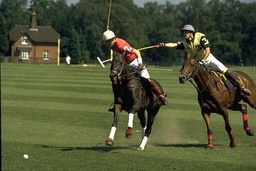
#> input picture OpenCv-Assignment2/Input_Images/Seg1.jpg, 256 x 171 px, shrunk from 481 x 321 before the run, found by its file name
$ python meanShift_example.py
#> lines starting #> are read from the running program, lines starting #| are printed output that depends on the picture
# Import numpy and cv2 package
import cv2
import numpy as np
from sklearn.cluster import MeanShift, estimate_bandwidth

def calculate_meanshift(image):
    # Reading original image from the disk
    img= cv2.imread(image)
#> img is the input picture: shape (171, 256, 3); mean B, G, R 54.4, 84.6, 79.9
    #Displaying the original image
    # cv2.imshow('RGB',img)
    # print(img.shape)
    vectorized = img.reshape((-1,3))
    vectorized = np.float32(vectorized)
    bandwidth = estimate_bandwidth(vectorized, quantile=0.1, n_samples=100)
#> bandwidth = 27.22

    ms= MeanShift(bandwidth=bandwidth, bin_seeding=True)
    ms.fit(vectorized)

    labels = ms.labels_
    # print(labels.shape)
    # print(type(labels))
    cluster_centers = ms.cluster_centers_
#> cluster_centers = [[64.33, 112.1, 103.8], [39.1, 54.44, 46.54], [240.3, 251, 251.3], [151.7, 152.4, 141.4], [135.4, 159.4, 164.2], [171.5, 192.3, 195.6], [199.5, 216.1, 218.5], [149.2, 207.9, 225.5], [99.09, 123.1, 240.9], [77.76, 95.17, 185.6], [124.3, 155.8, 225.8], [84.88, 103.4, 218.3]]
    cluster_centers = np.uint8(cluster_centers)
#> cluster_centers = [[64, 112, 103], [39, 54, 46], [240, 251, 251], [151, 152, 141], [135, 159, 164], [171, 192, 195], [199, 216, 218], [149, 207, 225], [99, 123, 240], [77, 95, 185], [124, 155, 225], [84, 103, 218]]
    # print(cluster_centers.shape)
    # print(type(cluster_centers))
    # labels_unique = np.unique(labels)
    res= cluster_centers[labels]
    # print(res.shape)
    segmented_image= res.reshape((img.shape))
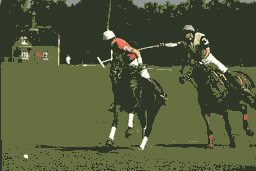
#> segmented_image: shape (171, 256, 3); mean B, G, R 57.4, 89.3, 81.8
    return segmented_image
    # segmented_image= np.reshape(( img.shape))
    # cv2.imshow('Segmented Image', segmented_image)


result = calculate_meanshift('/home/vivek/PycharmProjects/Assignment2/Input_Images/Seg1.jpg')
cv2.imshow('Mean Shift Seg1 Image', result)

result = calculate_meanshift('/home/vivek/PycharmProjects/Assignment2/Input_Images/Seg2.jpg')
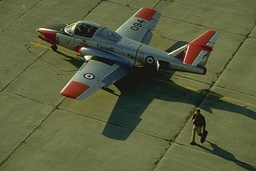
#> input picture OpenCv-Assignment2/Input_Images/Seg2.jpg, 256 x 171 px, shrunk from 481 x 321 before the run, found by its file name
#> in calculate_meanshift, img is the input picture: shape (171, 256, 3); mean B, G, R 63.1, 95.4, 90.4
#> in calculate_meanshift (call 2), `bandwidth = estimate_bandwidth(vectorized, quantile=0.1, n_samples=100)`: bandwidth = 16.34
#> in calculate_meanshift (call 2), `cluster_centers = ms.cluster_centers_`: cluster_centers = 21 rows, first 8: [68.58, 109.9, 104.2], [22.82, 30.29, 22.85], [34.54, 42.93, 29.45], [84.13, 86.75, 70.04], [38.82, 68.62, 62.51], [99.36, 107.8, 91.3], [29.77, 45.86, 124], [117.7, 133.9, 119.9]
#> in calculate_meanshift (call 2), `cluster_centers = np.uint8(cluster_centers)`: cluster_centers = 21 rows, first 8: [68, 109, 104], [22, 30, 22], [34, 42, 29], [84, 86, 70], [38, 68, 62], [99, 107, 91], [29, 45, 124], [117, 133, 119]
#> in calculate_meanshift (call 2), `segmented_image= res.reshape((img.shape))`:
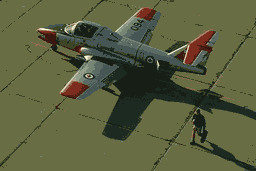
#> segmented_image: shape (171, 256, 3); mean B, G, R 62.8, 94.8, 90.1
cv2.imshow('Mean Shift Seg2 Image', result)

result = calculate_meanshift('/home/vivek/PycharmProjects/Assignment2/Input_Images/Seg3.jpg')
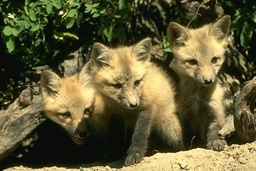
#> input picture OpenCv-Assignment2/Input_Images/Seg3.jpg, 256 x 171 px, shrunk from 481 x 321 before the run, found by its file name
#> in calculate_meanshift, img is the input picture: shape (171, 256, 3); mean B, G, R 55.4, 90.7, 96.6
#> in calculate_meanshift (call 3), `bandwidth = estimate_bandwidth(vectorized, quantile=0.1, n_samples=100)`: bandwidth = 24.31
#> in calculate_meanshift (call 3), `cluster_centers = ms.cluster_centers_`: cluster_centers = [[6.9, 19.93, 15.46], [149.9, 217.2, 242.2], [56.59, 90.42, 97.01], [103.7, 155.9, 177.7], [93.78, 141, 159.1]]
#> in calculate_meanshift (call 3), `cluster_centers = np.uint8(cluster_centers)`: cluster_centers = [[6, 19, 15], [149, 217, 242], [56, 90, 97], [103, 155, 177], [93, 141, 159]]
#> in calculate_meanshift (call 3), `segmented_image= res.reshape((img.shape))`:
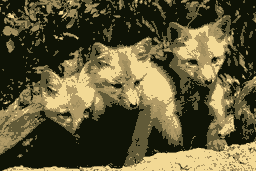
#> segmented_image: shape (171, 256, 3); mean B, G, R 55.2, 87.8, 95.1
cv2.imshow('Mean Shift Seg3 Image', result)

result = calculate_meanshift('/home/vivek/PycharmProjects/Assignment2/Input_Images/Seg4.jpg')
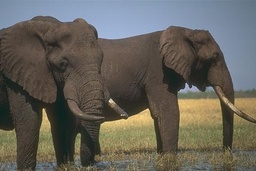
#> input picture OpenCv-Assignment2/Input_Images/Seg4.jpg, 256 x 171 px, shrunk from 481 x 321 before the run, found by its file name
#> in calculate_meanshift, img is the input picture: shape (171, 256, 3); mean B, G, R 90.1, 98.2, 101.4
#> in calculate_meanshift (call 4), `bandwidth = estimate_bandwidth(vectorized, quantile=0.1, n_samples=100)`: bandwidth = 19.57
#> in calculate_meanshift (call 4), `cluster_centers = ms.cluster_centers_`: cluster_centers = [[62.11, 72.78, 83.92], [34.18, 41.24, 41.84], [164.6, 142.5, 125.7], [179.8, 153.7, 135.2], [174.2, 198.5, 213.6], [184.7, 213, 231], [217, 236, 251]]
#> in calculate_meanshift (call 4), `cluster_centers = np.uint8(cluster_centers)`: cluster_centers = [[62, 72, 83], [34, 41, 41], [164, 142, 125], [179, 153, 135], [174, 198, 213], [184, 213, 231], [217, 236, 251]]
#> in calculate_meanshift (call 4), `segmented_image= res.reshape((img.shape))`:
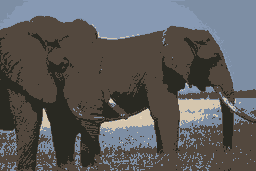
#> segmented_image: shape (171, 256, 3); mean B, G, R 92.4, 92.4, 93.3
cv2.imshow('Mean Shift Seg4 Image', result)

#> (the run stopped early here; a loop or call above may not have finished)
